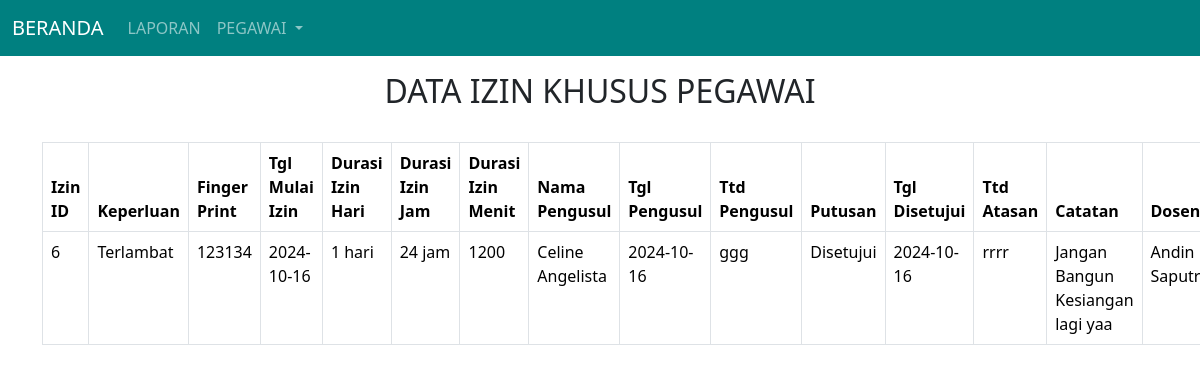
/tugas2_StudyKasus/tampil_khusus.php, run on the app's committed database.
### tables this page shows
CREATE TABLE `izin_ketidakhadiran_pegawai` (
  `izin_id` int NOT NULL,
  `keperluan` varchar(255) NOT NULL,
  `finger_print` varchar(20) NOT NULL,
  `tgl_mulai_izin` date NOT NULL,
  `durasi_izin_hari` varchar(20) NOT NULL,
  `durasi_izin_jam` varchar(20) NOT NULL,
  `durasi_izin_menit` varchar(20) NOT NULL,
  `nama_pengusul` varchar(255) NOT NULL,
  `tgl_usul` date NOT NULL,
  `ttd_pengusul` varchar(255) NOT NULL,
  `putusan` varchar(50) NOT NULL,
  `tgl_disetujui` date NOT NULL,
  `ttd_atasan` varchar(255) NOT NULL,
  `catatan` varchar(255) NOT NULL,
  `dosen` varchar(255) NOT NULL
);

### tugas2_StudyKasus/database.php (called while the page is built, shortened)
<?php
class Database
{
    private $host = "localhost";
    private $username = "root";
    private $pass = "";
    private $dbname = "izin_ketidakhadiran_pegawai";
    public function __construct()
    {
        $this->koneksi = new mysqli($this->host, $this->username, $this->pass, $this->dbname);
    }
}

### tugas2_StudyKasus/khusus.php (called while the page is built, shortened)
<?php
require 'database.php';
class IzinKhusus extends Database
{
    public function tampilData()
    {
        $sql =
            "SELECT * FROM izin_ketidakhadiran_pegawai WHERE keperluan = 'Terlambat' and putusan = 'Disetujui'";
        return $this->koneksi->query($sql);
    }
}

### tugas2_StudyKasus/tampil_khusus.php (the view, shortened to what this page needs)
<!DOCTYPE html>
<html lang="en">
<head>
    <link href="https://cdn.jsdelivr.net/npm/bootstrap@5.3.3/dist/css/bootstrap.min.css" rel="stylesheet">
</head>
<body>
    <?php include 'nav.php'; ?>
    <div class="container mt-3">
        <h2>
            <center>DATA IZIN KHUSUS PEGAWAI</center>
        </h2><br>
        <table class="table table-bordered">
            <thead>
                <tr>
                    <th scope="col">Izin ID</th>
                    <th scope="col">Keperluan</th>
                    <th scope="col">Finger Print</th>
                    <th scope="col">Tgl Mulai Izin</th>
                    <th scope="col">Durasi Izin Hari</th>
                    <th scope="col">Durasi Izin Jam</th>
                    <th scope="col">Durasi Izin Menit</th>
                    <th scope="col">Nama Pengusul</th>
                    <th scope="col">Tgl Pengusul</th>
                    <th scope="col">Ttd Pengusul</th>
                    <th scope="col">Putusan</th>
                    <th scope="col">Tgl Disetujui</th>
                    <th scope="col">Ttd Atasan</th>
                    <th scope="col">Catatan</th>
                    <th scope="col">Dosen</th>
                </tr>
            </thead>
            <tbody>
                <?php
                include('khusus.php');
                $IzinKhusus = new IzinKhusus();
                $data = $IzinKhusus->tampilData();
                if (!empty($data)) {
                    foreach ($data as $row) {
                ?>
                        <tr>
                            <td><?php echo $row['izin_id'] ?></td>
                            <td><?php echo $row['keperluan'] ?></td>
                            <td><?php echo $row['finger_print'] ?></td>
                            <td><?php echo $row['tgl_mulai_izin'] ?></td>
                            <td><?php echo $row['durasi_izin_hari'] ?></td>
                            <td><?php echo $row['durasi_izin_jam'] ?></td>
                            <td><?php echo $row['durasi_izin_menit'] ?></td>
                            <td><?php echo $row['nama_pengusul'] ?></td>
                            <td><?php echo $row['tgl_usul'] ?></td>
                            <td><?php echo $row['ttd_pengusul'] ?></td>
                            <td><?php echo $row['putusan'] ?></td>
                            <td><?php echo $row['tgl_disetujui'] ?></td>
                            <td><?php echo $row['ttd_atasan'] ?></td>
                            <td><?php echo $row['catatan'] ?></td>
                            <td><?php echo $row['dosen'] ?></td>
                        </tr>
                <?php
                    }
                } else {
                    echo "<tr><td colspan='16'>Data tidak ditemukan</td></tr>";
                }
                ?>
            </tbody>
        </table>
    </div>
</body>
</html>

### tugas2_StudyKasus/nav.php (shortened to what this page needs)
<nav class="navbar navbar-expand-sm navbar-custom navbar-dark">
    <div class="container-fluid">
        <a class="navbar-brand" href="beranda.php">BERANDA</a>
        <div class="collapse navbar-collapse" id="navbarNavDropdown">
            <ul class="navbar-nav">
                <a class="nav-link" href="index.php">LAPORAN</a>
                <li class="nav-item dropdown">
                    <a class="nav-link dropdown-toggle" href="#" role="button" data-bs-toggle="dropdown" aria-expanded="false">
                        PEGAWAI
                    </a>
                </li>
            </ul>
        </div>
    </div>
</nav>

### tugas2_StudyKasus/tampil_khusus.php (style rules this page uses)
.navbar-custom { background-color: #008080; }

### data on the page
izin_ketidakhadiran_pegawai: izin_id "6", keperluan "Terlambat", finger_print "123134", tgl_mulai_izin "2024-10-16", durasi_izin_hari "1 hari", durasi_izin_jam "24 jam", durasi_izin_menit "1200", nama_pengusul "Celine Angelista", tgl_usul "2024-10-16", ttd_pengusul "ggg", putusan "Disetujui", tgl_disetujui "2024-10-16", ttd_atasan "rrrr", catatan "Jangan Bangun Kesiangan lagi yaa", dosen "Andin…"
